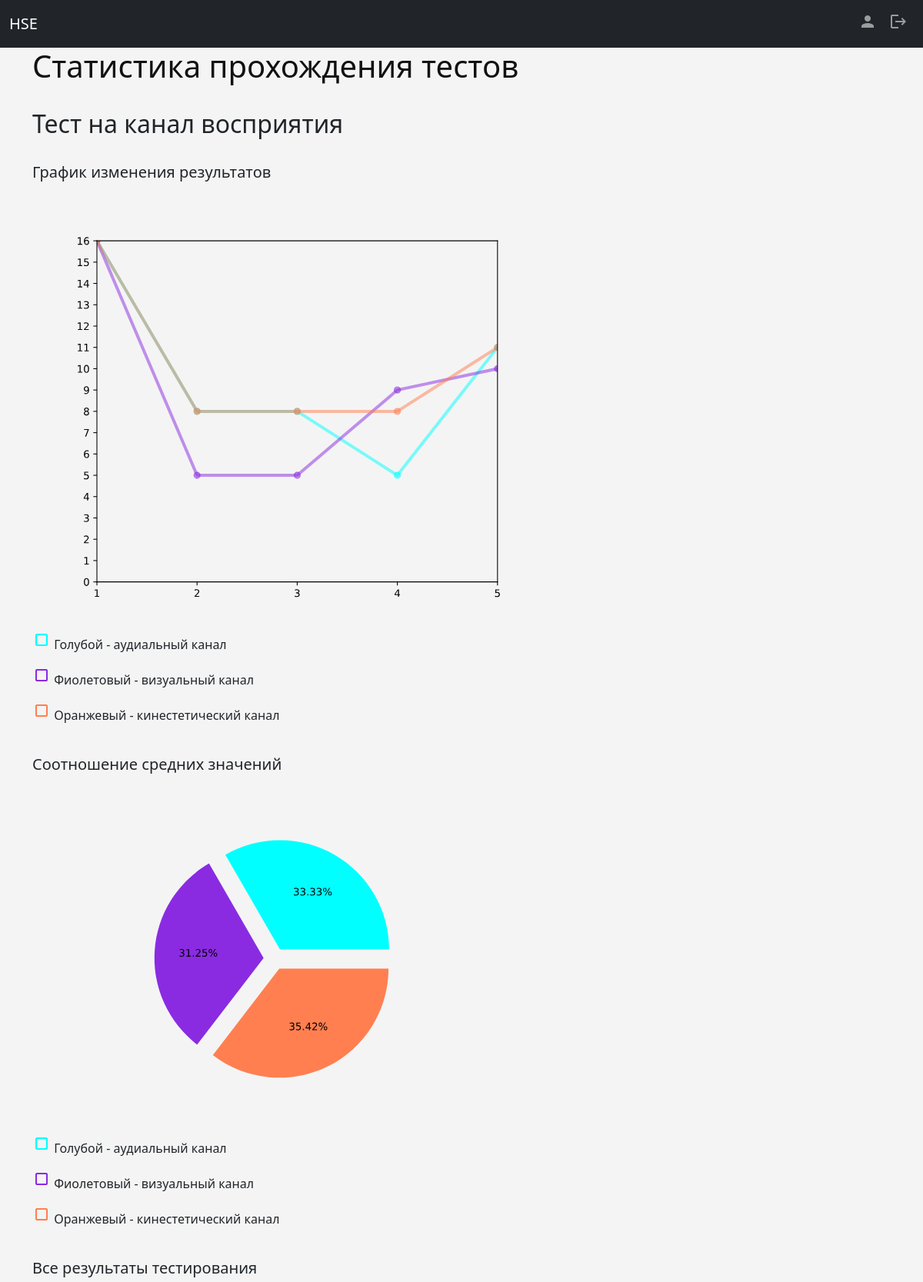
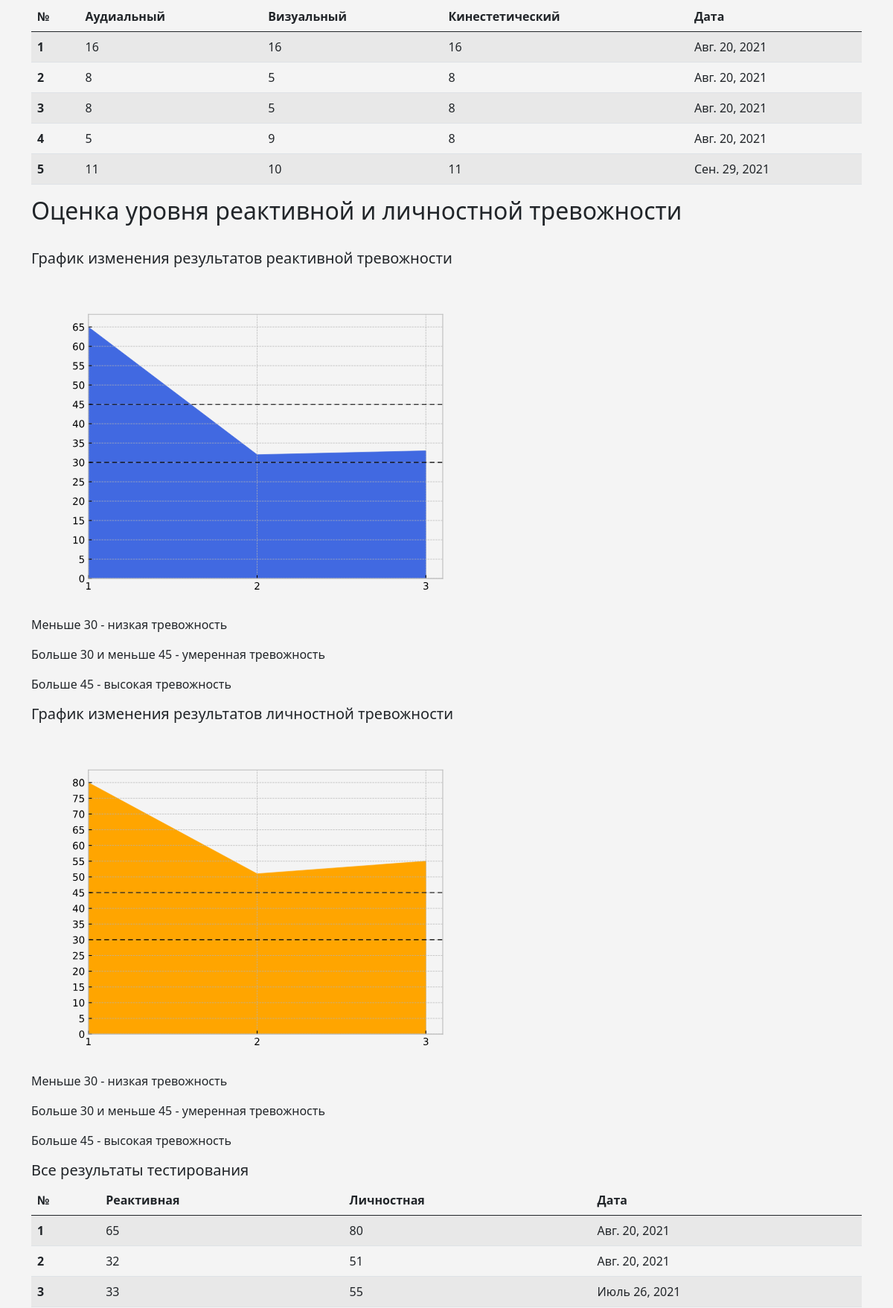
The app's page /statistics (signed in, upper part) with its own data (2 pictures, top to bottom).
### main/models.py (models this page shows)
class Test1(models.Model):
    user = models.ForeignKey(User, on_delete=models.CASCADE, related_name='+')
    audio = models.IntegerField()
    visual = models.IntegerField()
    kinest = models.IntegerField()
    date = models.DateField(default=datetime.date(2021, 7, 20))
    time = models.TimeField(default=datetime.time(12, 0))

class Test2(models.Model):
    user = models.ForeignKey(User, on_delete=models.CASCADE, related_name='+')
    rt = models.IntegerField()
    lt = models.IntegerField()
    date = models.DateField(default=datetime.date(2021, 7, 20))
    time = models.TimeField(default=datetime.time(12, 0))

### main/views.py (the view)
# urls.py: path('statistics', views.statistics, name='statistics'),
def statistics(request):
    if not can_i_let_him_in(request):
        return redirect('statistics')
    tests = [Test1.objects.all().filter(user=request.user),
             Test2.objects.all().filter(user=request.user),
             Test3.objects.all().filter(user=request.user),
             Test4.objects.all().filter(user=request.user),
             Test5.objects.all().filter(user=request.user)]
    graph1 = None
    graph2 = None
    graph3 = None
    graph4 = None
    graph5 = None
    if tests[0]:
        graph1 = [return_graph1_1(tests[0]), return_graph1_2(tests[0])]
    if tests[1]:
        graph2 = [return_graph2_1(tests[1]), return_graph2_2(tests[1])]
    if tests[2]:
        graph3 = return_graph3(tests[2])
    if tests[3]:
        graph4 = [return_graph4_1(tests[3]), return_graph4_2(tests[3])]
    if tests[4]:
        graph5 = [return_graph_5_1(tests[4]), return_graph_5_2(tests[4]), return_graph_5_3(tests[4])]
    return render(request, 'statistics.html', {'tests': tests, 'graph1': graph1,
                                               'graph2': graph2, 'graph3': graph3, 'graph4': graph4, 'graph5': graph5})

### main/graphs.py (called while the page is built)
def graph_settings(ax, x, y, s):
    x_l = [i + 1 for i in x]
    ax.set_ylim(ymin=0)
    ax.set_xlim(xmin=0)
    axis = plt.gca()
    axis.axes.xaxis.set_ticklabels(x_l)
    plt.xticks(x)
    plt.yticks(np.arange(0, max(y) + 1, s))
    plt.style.use('bmh')

def return_graph1_1(array):  # Первый график первого теста, три линии на одном
    x = []
    y1 = []
    y2 = []
    y3 = []
    for n, i in enumerate(array):
        x.append(n)
        y1.append(i.audio)
        y2.append(i.visual)
        y3.append(i.kinest)
    fig, ax = plt.subplots(1, figsize=(8, 6))
    fig.set_size_inches(7, 6)
    graph_settings(ax, x, y1, 1.0)
    ax.plot(y1, color="aqua", alpha=0.5, linewidth=3, marker='o')
    ax.plot(y2, color="blueviolet", alpha=0.5, linewidth=3, marker='o')
    ax.plot(y3, color="coral", alpha=0.5, linewidth=3, marker='o')
    imgdata = StringIO()
    fig.savefig(imgdata, format='svg', transparent=True)
    imgdata.seek(0)
    data = imgdata.getvalue()
    return data

def return_graph1_2(array):  # Второй график первого теста, средние значения каналов в виде пирога
    y = [0, 0, 0]
    for i in array:
        y[0] += i.audio
        y[1] += i.visual
        y[2] += i.kinest
    array_len = len(array)
    for i in y:
        i /= array_len
    fig, ax = plt.subplots()
    ax.pie(y, autopct="%.2f%%", explode=(0.1, 0.1, 0.1), colors=('aqua', 'blueviolet', 'coral'))
    imgdata = StringIO()
    fig.savefig(imgdata, format='svg', transparent=True)
    imgdata.seek(0)
    data = imgdata.getvalue()
    return data

def return_graph2_1(array):  # Первый график для второго теста(реактивное), с разделяющими линиями
    x = []
    y = []
    for n, i in enumerate(array):
        x.append(n)
        y.append(i.rt)
    fig, ax = plt.subplots()
    ax.fill_between(x, y, color="royalblue")
    plt.axhline(y=30, dashes=(6, 4), linewidth=0.8, color="black")
    plt.axhline(y=45, dashes=(6, 4), linewidth=0.8, color="black")
    graph_settings(ax, x, y, 5.0)
    imgdata = StringIO()
    fig.savefig(imgdata, format='svg', transparent=True)
    imgdata.seek(0)
    data = imgdata.getvalue()
    return data

### main/views.py (called while the page is built)
def can_i_let_him_in(request):
    return request.user.is_authenticated and not request.user.is_superuser

### main/templates/statistics.html (shortened to what this page needs)
{% extends 'base.html' %}
{% block content %}
    <div class="container">
        <h1 style="color: #111111">Статистика прохождения тестов</h1>
        <br>
        {% if tests.0 %}
            <h2>Тест на канал восприятия</h2>
                <br>
            <h5>График изменения результатов</h5>
            {{ graph1.0|safe }}
            <p><span style="color: #00ffff" class="material-icons">crop_square</span> Голубой - аудиальный канал</p>
            <p><span style="color: #8A2BE2" class="material-icons">crop_square</span> Фиолетовый - визуальный канал</p>
            <p><span style="color: #FF7F50" class="material-icons">crop_square</span> Оранжевый - кинестетический канал</p>
            <br>
            <h5>Соотношение средних значений</h5>
            {{ graph1.1|safe }}
            <p><span style="color: #00ffff" class="material-icons">crop_square</span> Голубой - аудиальный канал</p>
            <p><span style="color: #8A2BE2" class="material-icons">crop_square</span> Фиолетовый - визуальный канал</p>
            <p><span style="color: #FF7F50" class="material-icons">crop_square</span> Оранжевый - кинестетический канал</p>
            <br>
            <h5>Все результаты тестирования</h5>
            <table class="table table-striped">
                <thead>
                <tr>
                    <th scope="col">№</th>
                    <th scope="col">Аудиальный</th>
                    <th scope="col">Визуальный</th>
                    <th scope="col">Кинестетический</th>
                    <th scope="col">Дата</th>
                </tr>
                </thead>
                <tbody>
                {% for i in tests.0 %}
                    <tr>
                        <th scope="row">{{ forloop.counter }}</th>
                        <td>{{ i.audio }}</td>
                        <td>{{ i.visual }}</td>
                        <td>{{ i.kinest }}</td>
                        <td>{{ i.date }}</td>
                    </tr>
                {% endfor %}
                </tbody>
            </table>
        {% endif %}
        {% if tests.1 %}
            <h2>Оценка уровня реактивной и личностной тревожности</h2>
            <br>
            <h5>График изменения результатов реактивной тревожности</h5>
            {{ graph2.0|safe }}
            <p>Меньше 30 - низкая тревожность</p>
            <p>Больше 30 и меньше 45 - умеренная тревожность</p>
            <p>Больше 45 - высокая тревожность</p>
            <h5>График изменения результатов личностной тревожности</h5>
            {{ graph2.1|safe }}
            <p>Меньше 30 - низкая тревожность</p>
            <p>Больше 30 и меньше 45 - умеренная тревожность</p>
            <p>Больше 45 - высокая тревожность</p>
            <h5>Все результаты тестирования</h5>
            <table class="table table-striped">
                <thead>
                <tr>
                    <th scope="col">№</th>
                    <th scope="col">Реактивная</th>
                    <th scope="col">Личностная</th>
                    <th scope="col">Дата</th>
                </tr>
                </thead>
                <tbody>
                {% for i in tests.1 %}
                    <tr>
                        <th scope="row">{{ forloop.counter }}</th>
                        <td>{{ i.rt }}</td>
                        <td>{{ i.lt }}</td>
                        <td>{{ i.date }}</td>
                    </tr>
                {% endfor %}
                </tbody>
            </table>
        {% endif %}
        {% if tests.2 %}
            <br>
            {{ graph3|safe }}
        {% endif %}
        {% if tests.3 %}
            <br>
            {{ graph4.0|safe }}
            {{ graph4.1|safe }}
        {% endif %}
        {% if tests.4 %}
            <br>
            {{ graph5.0|safe }}
            {{ graph5.1|safe }}
            {{ graph5.2|safe }}
        {% endif %}
    </div>
{% endblock %}

### main/templates/base.html (shortened to what this page needs)
<!doctype html>
<html lang="en">
<head>
    <link href="https://cdn.jsdelivr.net/npm/bootstrap@5.0.0-beta3/dist/css/bootstrap.min.css" rel="stylesheet">
</head>
<body>
{% include 'navbar.html' %}
{% block content %}
{% endblock %}
</body>
</html>

### main/templates/navbar.html (shortened to what this page needs)
<nav class="justify-content-right navbar navbar-expand-sm navbar-dark bg-dark">
    <div class="container-fluid">
        <a class="navbar-brand" href="{% url 'home' %}">HSE</a>
        <div class="collapse navbar-collapse justify-content-end" id="navbarNavAltMarkup">
            <div class="navbar-nav">
                    <a class="nav-link {% if cur_page == 'account' %} active {% endif %}" href="{% url 'account' %}"><span class="material-icons">person</span></a>
                    <a class="nav-link" href="{% url 'signout' %}"><span class="material-icons">logout</span></a>
            </div>
        </div>
    </div>
</nav>

### main/templates/base.html (style rules this page uses)
body { background-color: #f4f4f4; }

### records on screen
Test1: audio "16", visual "16", kinest "16", date "Авг. 20, 2021"
Test1: audio "8", visual "5", kinest "8", date "Авг. 20, 2021"
Test1: audio "8", visual "5", kinest "8", date "Авг. 20, 2021"
Test1: audio "5", visual "9", kinest "8", date "Авг. 20, 2021"
Test1: audio "11", visual "10", kinest "11", date "Сен. 29, 2021"
Test2: rt "65", lt "80", date "Авг. 20, 2021"
Test2: rt "32", lt "51", date "Авг. 20, 2021"
Test2: rt "33", lt "55", date "Июль 26, 2021"
